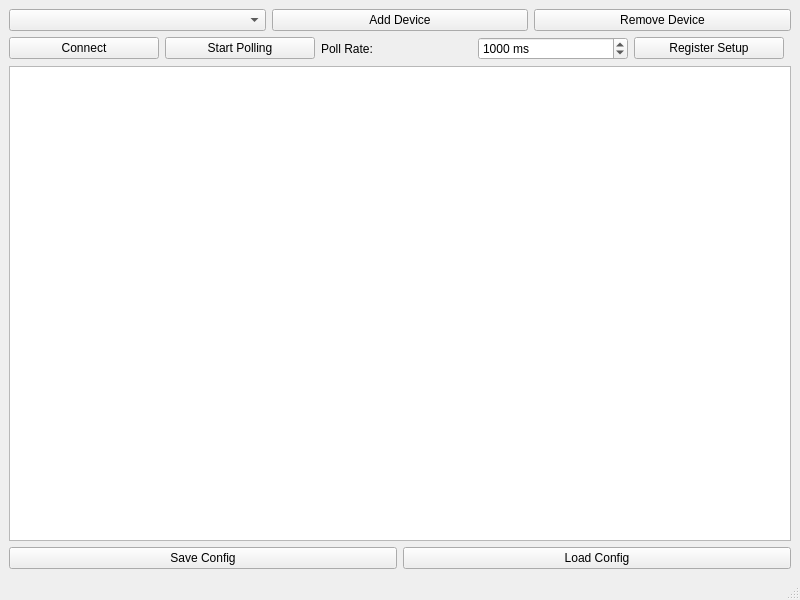
<?xml version="1.0" encoding="UTF-8"?>
<ui version="4.0">
 <class>MainWindow</class>
 <widget class="QMainWindow" name="MainWindow">
  <property name="geometry">
   <rect>
    <x>0</x>
    <y>0</y>
    <width>800</width>
    <height>600</height>
   </rect>
  </property>
  <property name="windowTitle">
   <string>Modbus Poll</string>
  </property>
  <widget class="QWidget" name="centralwidget">
   <layout class="QVBoxLayout" name="verticalLayout">
    <item>
     <layout class="QHBoxLayout" name="deviceLayout">
      <item>
       <widget class="QComboBox" name="deviceComboBox"/>
      </item>
      <item>
       <widget class="QPushButton" name="addDeviceButton">
        <property name="text">
         <string>Add Device</string>
        </property>
       </widget>
      </item>
      <item>
       <widget class="QPushButton" name="removeDeviceButton">
        <property name="text">
         <string>Remove Device</string>
        </property>
       </widget>
      </item>
     </layout>
    </item>
    <item>
     <layout class="QHBoxLayout" name="controlLayout">
      <item>
       <widget class="QPushButton" name="connectButton">
        <property name="text">
         <string>Connect</string>
        </property>
       </widget>
      </item>
      <item>
       <widget class="QPushButton" name="startPollButton">
        <property name="text">
         <string>Start Polling</string>
        </property>
       </widget>
      </item>
      <item>
       <widget class="QLabel" name="pollRateLabel">
        <property name="text">
         <string>Poll Rate:</string>
        </property>
       </widget>
      </item>
      <item>
       <widget class="QSpinBox" name="pollRateSpinBox">
        <property name="suffix">
         <string> ms</string>
        </property>
        <property name="minimum">
         <number>100</number>
        </property>
        <property name="maximum">
         <number>10000</number>
        </property>
        <property name="value">
         <number>1000</number>
        </property>
       </widget>
      </item>
      <item>
       <widget class="QPushButton" name="setupButton">
        <property name="text">
         <string>Register Setup</string>
        </property>
       </widget>
      </item>
      <item>
       <spacer name="horizontalSpacer">
        <property name="orientation">
         <enum>Qt::Horizontal</enum>
        </property>
       </spacer>
      </item>
     </layout>
    </item>
    <item>
     <widget class="QTableWidget" name="registerTable"/>
    </item>
    <item>
     <layout class="QHBoxLayout" name="fileLayout">
      <item>
       <widget class="QPushButton" name="saveButton">
        <property name="text">
         <string>Save Config</string>
        </property>
       </widget>
      </item>
      <item>
       <widget class="QPushButton" name="loadButton">
        <property name="text">
         <string>Load Config</string>
        </property>
       </widget>
      </item>
     </layout>
    </item>
   </layout>
  </widget>
  <widget class="QStatusBar" name="statusbar"/>
 </widget>
 <resources/>
 <connections/>
</ui>
